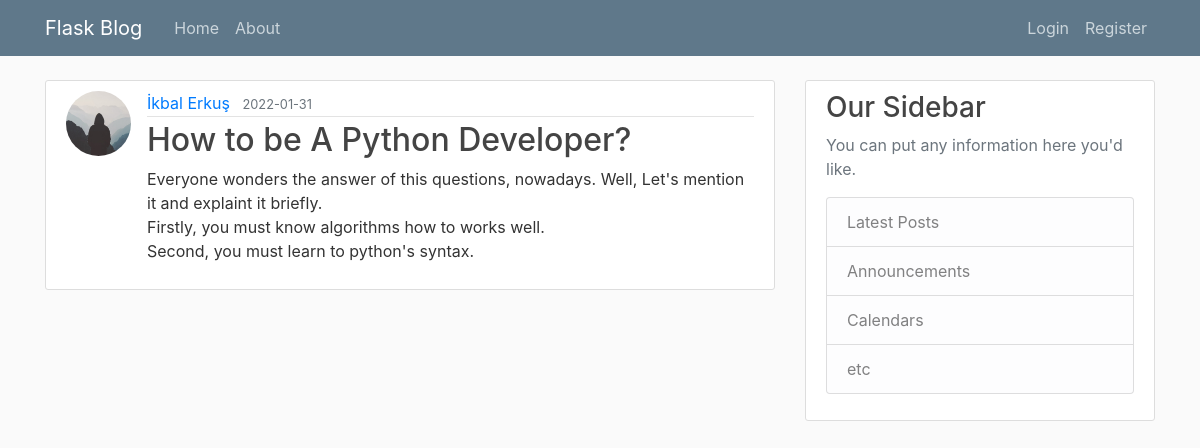
The app's page /post/16 with its own data.
### flaskblog/models.py (models this page shows, shortened)
class User(db.Model, UserMixin):
    id = db.Column(db.Integer, primary_key=True)
    username = db.Column(db.String(20), unique=True, nullable=False)
    email = db.Column(db.String(120), unique=True, nullable=False)
    image_file = db.Column(db.String(20), nullable=False, default='default.jpg')
    password = db.Column(db.String(60), nullable=False)
    posts = db.relationship('Post', backref='author', lazy='dynamic')

class Post(db.Model):
    id = db.Column(db.Integer, primary_key=True)
    title = db.Column(db.String(100), nullable=False)
    date_posted = db.Column(db.DateTime, nullable=False, default=datetime.utcnow)
    content = db.Column(db.Text, nullable=False)
    user_id = db.Column(db.Integer, db.ForeignKey('user.id'), nullable=False)

### flaskblog/posts/routes.py (the view)
@posts.route("/post/<post_id>")
def post(post_id):
    post = Post.query.get_or_404(post_id)
    return render_template('post.html', title = post.title, post=post)

### flaskblog/templates/post.html (shortened to what this page needs)
{% extends "layout.html" %}
{% block content %}
    <article class="media content-section">
        <img class="rounded-circle article-img"
             src="{{ url_for('static', filename='profile_pics/'+post.author.image_file)}}">
        <div class="media-body">
            <div class="article-metadata">
                <a class="mr-2" href="{{ url_for('users.user_posts', username=post.author.username)}}">{{ post.author.username }}</a>
                <small class="text-muted">{{ post.date_posted.strftime('%Y-%m-%d') }}</small>
            </div>
            <h2 class="article-title">{{ post.title }}</h2>
            <p class="article-content">{{ post.content }}</p>
        </div>
    </article>
{% endblock content %}

### flaskblog/static/main.css (style rules this page uses)
body { background: #fafafa; color: #333333; margin-top: 5rem; }
h1, h2, h3, h4, h5, h6 { color: #444444; }
.content-section { background: #ffffff; padding: 10px 20px; border: 1px solid #dddddd; border-radius: 3px; margin-bottom: 20px; }
.article-title { color: #444444; }
.article-content { white-space: pre-line; }
.article-img { height: 65px; width: 65px; margin-right: 16px; }
.article-metadata { padding-bottom: 1px; margin-bottom: 4px; border-bottom: 1px solid #e3e3e3 }

### records on screen
User: image_file (placeholder picture), author.username "İkbal Erkuş"
Post: date_posted "2022-01-31", title "How to be A Python Developer?", content "Everyone wonders the answer of this questions, nowadays. Well, Let's mention it and explaint it briefly. Firstly, you must know algorithms how to works well. Second, you must learn to python's syntax."
